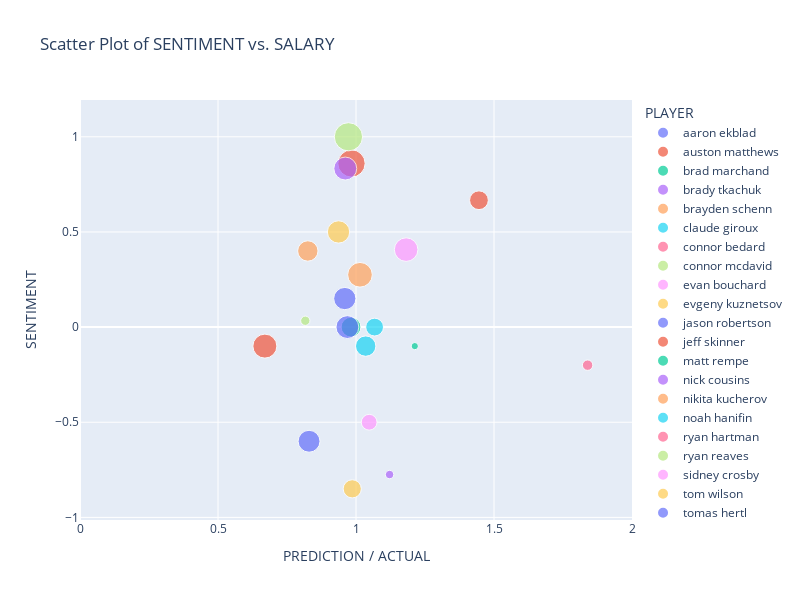

Here is the notebook cell this chart was saved with:
### Code cell
fig = px.scatter(
    final_df,
    x='PRED/ACTUAL',
    y='SENTIMENT',
    title='Scatter Plot of SENTIMENT vs. SALARY',
    hover_name='PLAYER',
    size = 'AAV',
    color='PLAYER'
)

fig.update_layout(
    xaxis_title='PREDICTION / ACTUAL',
    yaxis_title='SENTIMENT',
    width=800,
    height=600,
    showlegend=True
)
fig.update_xaxes(range=[0, 2])

fig.show()

### Figure 1 — Plotly figure (JSON) as saved in the notebook; plotly's stock layout.template omitted (floating-point values rounded to 4 significant figures)
{"data": [{"hovertemplate": "<b>%{hovertext}</b><br><br>PLAYER=aaron ekblad<br>PRED/ACTUAL=%{x}<br>SENTIMENT=%{y}<br>AAV=%{marker.size}<extra></extra>", "hovertext": ["aaron ekblad"], "legendgroup": "aaron ekblad", "marker": {"color": "#636efa", "size": [7500000], "sizemode": "area", "sizeref": 31250, "symbol": "circle"}, "mode": "markers", "name": "aaron ekblad", "orientation": "v", "showlegend": true, "type": "scatter", "x": [0.8299], "xaxis": "x", "y": [-0.6], "yaxis": "y"}, {"hovertemplate": "<b>%{hovertext}</b><br><br>PLAYER=auston matthews<br>PRED/ACTUAL=%{x}<br>SENTIMENT=%{y}<br>AAV=%{marker.size}<extra></extra>", "hovertext": ["auston matthews"], "legendgroup": "auston matthews", "marker": {"color": "#EF553B", "size": [11640250], "sizemode": "area", "sizeref": 31250, "symbol": "circle"}, "mode": "markers", "name": "auston matthews", "orientation": "v", "showlegend": true, "type": "scatter", "x": [0.9837], "xaxis": "x", "y": [0.86], "yaxis": "y"}, {"hovertemplate": "<b>%{hovertext}</b><br><br>PLAYER=brad marchand<br>PRED/ACTUAL=%{x}<br>SENTIMENT=%{y}<br>AAV=%{marker.size}<extra></extra>", "hovertext": ["brad marchand"], "legendgroup": "brad marchand", "marker": {"color": "#00cc96", "size": [6125000], "sizemode": "area", "sizeref": 31250, "symbol": "circle"}, "mode": "markers", "name": "brad marchand", "orientation": "v", "showlegend": true, "type": "scatter", "x": [0.9819], "xaxis": "x", "y": [0], "yaxis": "y"}, {"hovertemplate": "<b>%{hovertext}</b><br><br>PLAYER=brady tkachuk<br>PRED/ACTUAL=%{x}<br>SENTIMENT=%{y}<br>AAV=%{marker.size}<extra></extra>", "hovertext": ["brady tkachuk"], "legendgroup": "brady tkachuk", "marker": {"color": "#ab63fa", "size": [8205714], "sizemode": "area", "sizeref": 31250, "symbol": "circle"}, "mode": "markers", "name": "brady tkachuk", "orientation": "v", "showlegend": true, "type": "scatter", "x": [0.9612], "xaxis": "x", "y": [0.8333], "yaxis": "y"}, {"hovertemplate": "<b>%{hovertext}</b><br><br>PLAYER=brayden schenn<br>PRED/ACTUAL=%{x}<br>SENTIMENT=%{y}<br>AAV=%{marker.size}<extra></extra>", "hovertext": ["brayden schenn"], "legendgroup": "brayden schenn", "marker": {"color": "#FFA15A", "size": [6500000], "sizemode": "area", "sizeref": 31250, "symbol": "circle"}, "mode": "markers", "name": "brayden schenn", "orientation": "v", "showlegend": true, "type": "scatter", "x": [0.8255], "xaxis": "x", "y": [0.4], "yaxis": "y"}, {"hovertemplate": "<b>%{hovertext}</b><br><br>PLAYER=claude giroux<br>PRED/ACTUAL=%{x}<br>SENTIMENT=%{y}<br>AAV=%{marker.size}<extra></extra>", "hovertext": ["claude giroux"], "legendgroup": "claude giroux", "marker": {"color": "#19d3f3", "size": [6500000], "sizemode": "area", "sizeref": 31250, "symbol": "circle"}, "mode": "markers", "name": "claude giroux", "orientation": "v", "showlegend": true, "type": "scatter", "x": [1.035], "xaxis": "x", "y": [-0.1], "yaxis": "y"}, {"hovertemplate": "<b>%{hovertext}</b><br><br>PLAYER=connor bedard<br>PRED/ACTUAL=%{x}<br>SENTIMENT=%{y}<br>AAV=%{marker.size}<extra></extra>", "hovertext": ["connor bedard"], "legendgroup": "connor bedard", "marker": {"color": "#FF6692", "size": [4450000], "sizemode": "area", "sizeref": 31250, "symbol": "circle"}, "mode": "markers", "name": "connor bedard", "orientation": "v", "showlegend": true, "type": "scatter", "x": [2.714], "xaxis": "x", "y": [0], "yaxis": "y"}, {"hovertemplate": "<b>%{hovertext}</b><br><br>PLAYER=connor mcdavid<br>PRED/ACTUAL=%{x}<br>SENTIMENT=%{y}<br>AAV=%{marker.size}<extra></extra>", "hovertext": ["connor mcdavid"], "legendgroup": "connor mcdavid", "marker": {"color": "#B6E880", "size": [12500000], "sizemode": "area", "sizeref": 31250, "symbol": "circle"}, "mode": "markers", "name": "connor mcdavid", "orientation": "v", "showlegend": true, "type": "scatter", "x": [0.9726], "xaxis": "x", "y": [1], "yaxis": "y"}, {"hovertemplate": "<b>%{hovertext}</b><br><br>PLAYER=evan bouchard<br>PRED/ACTUAL=%{x}<br>SENTIMENT=%{y}<br>AAV=%{marker.size}<extra></extra>", "hovertext": ["evan bouchard"], "legendgroup": "evan bouchard", "marker": {"color": "#FF97FF", "size": [3900000], "sizemode": "area", "sizeref": 31250, "symbol": "circle"}, "mode": "markers", "name": "evan bouchard", "orientation": "v", "showlegend": true, "type": "scatter", "x": [1.048], "xaxis": "x", "y": [-0.5], "yaxis": "y"}, {"hovertemplate": "<b>%{hovertext}</b><br><br>PLAYER=evgeny kuznetsov<br>PRED/ACTUAL=%{x}<br>SENTIMENT=%{y}<br>AAV=%{marker.size}<extra></extra>", "hovertext": ["evgeny kuznetsov"], "legendgroup": "evgeny kuznetsov", "marker": {"color": "#FECB52", "size": [7800000], "sizemode": "area", "sizeref": 31250, "symbol": "circle"}, "mode": "markers", "name": "evgeny kuznetsov", "orientation": "v", "showlegend": true, "type": "scatter", "x": [0.9367], "xaxis": "x", "y": [0.5], "yaxis": "y"}, {"hovertemplate": "<b>%{hovertext}</b><br><br>PLAYER=jason robertson<br>PRED/ACTUAL=%{x}<br>SENTIMENT=%{y}<br>AAV=%{marker.size}<extra></extra>", "hovertext": ["jason robertson"], "legendgroup": "jason robertson", "marker": {"color": "#636efa", "size": [7750000], "sizemode": "area", "sizeref": 31250, "symbol": "circle"}, "mode": "markers", "name": "jason robertson", "orientation": "v", "showlegend": true, "type": "scatter", "x": [0.9595], "xaxis": "x", "y": [0.15], "yaxis": "y"}, {"hovertemplate": "<b>%{hovertext}</b><br><br>PLAYER=jeff skinner<br>PRED/ACTUAL=%{x}<br>SENTIMENT=%{y}<br>AAV=%{marker.size}<extra></extra>", "hovertext": ["jeff skinner"], "legendgroup": "jeff skinner", "marker": {"color": "#EF553B", "size": [9000000], "sizemode": "area", "sizeref": 31250, "symbol": "circle"}, "mode": "markers", "name": "jeff skinner", "orientation": "v", "showlegend": true, "type": "scatter", "x": [0.6698], "xaxis": "x", "y": [-0.1], "yaxis": "y"}, {"hovertemplate": "<b>%{hovertext}</b><br><br>PLAYER=matt rempe<br>PRED/ACTUAL=%{x}<br>SENTIMENT=%{y}<br>AAV=%{marker.size}<extra></extra>", "hovertext": ["matt rempe"], "legendgroup": "matt rempe", "marker": {"color": "#00cc96", "size": [820000], "sizemode": "area", "sizeref": 31250, "symbol": "circle"}, "mode": "markers", "name": "matt rempe", "orientation": "v", "showlegend": true, "type": "scatter", "x": [1.213], "xaxis": "x", "y": [-0.1], "yaxis": "y"}, {"hovertemplate": "<b>%{hovertext}</b><br><br>PLAYER=nick cousins<br>PRED/ACTUAL=%{x}<br>SENTIMENT=%{y}<br>AAV=%{marker.size}<extra></extra>", "hovertext": ["nick cousins"], "legendgroup": "nick cousins", "marker": {"color": "#ab63fa", "size": [1100000], "sizemode": "area", "sizeref": 31250, "symbol": "circle"}, "mode": "markers", "name": "nick cousins", "orientation": "v", "showlegend": true, "type": "scatter", "x": [1.122], "xaxis": "x", "y": [-0.775], "yaxis": "y"}, {"hovertemplate": "<b>%{hovertext}</b><br><br>PLAYER=nikita kucherov<br>PRED/ACTUAL=%{x}<br>SENTIMENT=%{y}<br>AAV=%{marker.size}<extra></extra>", "hovertext": ["nikita kucherov"], "legendgroup": "nikita kucherov", "marker": {"color": "#FFA15A", "size": [9500000], "sizemode": "area", "sizeref": 31250, "symbol": "circle"}, "mode": "markers", "name": "nikita kucherov", "orientation": "v", "showlegend": true, "type": "scatter", "x": [1.014], "xaxis": "x", "y": [0.275], "yaxis": "y"}, {"hovertemplate": "<b>%{hovertext}</b><br><br>PLAYER=noah hanifin<br>PRED/ACTUAL=%{x}<br>SENTIMENT=%{y}<br>AAV=%{marker.size}<extra></extra>", "hovertext": ["noah hanifin"], "legendgroup": "noah hanifin", "marker": {"color": "#19d3f3", "size": [4950000], "sizemode": "area", "sizeref": 31250, "symbol": "circle"}, "mode": "markers", "name": "noah hanifin", "orientation": "v", "showlegend": true, "type": "scatter", "x": [1.067], "xaxis": "x", "y": [0], "yaxis": "y"}, {"hovertemplate": "<b>%{hovertext}</b><br><br>PLAYER=ryan hartman<br>PRED/ACTUAL=%{x}<br>SENTIMENT=%{y}<br>AAV=%{marker.size}<extra></extra>", "hovertext": ["ryan hartman"], "legendgroup": "ryan hartman", "marker": {"color": "#FF6692", "size": [1700000], "sizemode": "area", "sizeref": 31250, "symbol": "circle"}, "mode": "markers", "name": "ryan hartman", "orientation": "v", "showlegend": true, "type": "scatter", "x": [1.839], "xaxis": "x", "y": [-0.2], "yaxis": "y"}, {"hovertemplate": "<b>%{hovertext}</b><br><br>PLAYER=ryan reaves<br>PRED/ACTUAL=%{x}<br>SENTIMENT=%{y}<br>AAV=%{marker.size}<extra></extra>", "hovertext": ["ryan reaves"], "legendgroup": "ryan reaves", "marker": {"color": "#B6E880", "size": [1350000], "sizemode": "area", "sizeref": 31250, "symbol": "circle"}, "mode": "markers", "name": "ryan reaves", "orientation": "v", "showlegend": true, "type": "scatter", "x": [0.8164], "xaxis": "x", "y": [0.03333], "yaxis": "y"}, {"hovertemplate": "<b>%{hovertext}</b><br><br>PLAYER=sidney crosby<br>PRED/ACTUAL=%{x}<br>SENTIMENT=%{y}<br>AAV=%{marker.size}<extra></extra>", "hovertext": ["sidney crosby"], "legendgroup": "sidney crosby", "marker": {"color": "#FF97FF", "size": [8700000], "sizemode": "area", "sizeref": 31250, "symbol": "circle"}, "mode": "markers", "name": "sidney crosby", "orientation": "v", "showlegend": true, "type": "scatter", "x": [1.182], "xaxis": "x", "y": [0.4071], "yaxis": "y"}, {"hovertemplate": "<b>%{hovertext}</b><br><br>PLAYER=tom wilson<br>PRED/ACTUAL=%{x}<br>SENTIMENT=%{y}<br>AAV=%{marker.size}<extra></extra>", "hovertext": ["tom wilson"], "legendgroup": "tom wilson", "marker": {"color": "#FECB52", "size": [5166667], "sizemode": "area", "sizeref": 31250, "symbol": "circle"}, "mode": "markers", "name": "tom wilson", "orientation": "v", "showlegend": true, "type": "scatter", "x": [0.9864], "xaxis": "x", "y": [-0.85], "yaxis": "y"}, {"hovertemplate": "<b>%{hovertext}</b><br><br>PLAYER=tomas hertl<br>PRED/ACTUAL=%{x}<br>SENTIMENT=%{y}<br>AAV=%{marker.size}<extra></extra>", "hovertext": ["tomas hertl"], "legendgroup": "tomas hertl", "marker": {"color": "#636efa", "size": [8137500], "sizemode": "area", "sizeref": 31250, "symbol": "circle"}, "mode": "markers", "name": "tomas hertl", "orientation": "v", "showlegend": true, "type": "scatter", "x": [0.9688], "xaxis": "x", "y": [0], "yaxis": "y"}, {"hovertemplate": "<b>%{hovertext}</b><br><br>PLAYER=zach hyman<br>PRED/ACTUAL=%{x}<br>SENTIMENT=%{y}<br>AAV=%{marker.size}<extra></extra>", "hovertext": ["zach hyman"], "legendgroup": "zach hyman", "marker": {"color": "#EF553B", "size": [5500000], "sizemode": "area", "sizeref": 31250, "symbol": "circle"}, "mode": "markers", "name": "zach hyman", "orientation": "v", "showlegend": true, "type": "scatter", "x": [1.445], "xaxis": "x", "y": [0.6667], "yaxis": "y"}], "layout": {"height": 600, "legend": {"itemsizing": "constant", "title": {"text": "PLAYER"}, "tracegroupgap": 0}, "showlegend": true, "title": {"text": "Scatter Plot of SENTIMENT vs. SALARY"}, "width": 800, "xaxis": {"anchor": "y", "domain": [0, 1], "range": [0, 2], "title": {"text": "PREDICTION / ACTUAL"}}, "yaxis": {"anchor": "x", "domain": [0, 1], "title": {"text": "SENTIMENT"}}}}
